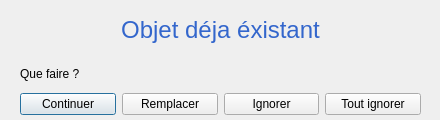
<?xml version="1.0" encoding="UTF-8"?>
<ui version="4.0">
 <class>Dialog</class>
 <widget class="QDialog" name="Dialog">
  <property name="geometry">
   <rect>
    <x>0</x>
    <y>0</y>
    <width>440</width>
    <height>120</height>
   </rect>
  </property>
  <property name="minimumSize">
   <size>
    <width>340</width>
    <height>120</height>
   </size>
  </property>
  <property name="maximumSize">
   <size>
    <width>440</width>
    <height>120</height>
   </size>
  </property>
  <property name="windowTitle">
   <string>Dialog</string>
  </property>
  <widget class="QLabel" name="labelTitle_alreadyExistingObject">
   <property name="geometry">
    <rect>
     <x>0</x>
     <y>0</y>
     <width>441</width>
     <height>60</height>
    </rect>
   </property>
   <property name="font">
    <font>
     <family>MS Shell Dlg 2</family>
    </font>
   </property>
   <property name="text">
    <string>&lt;html&gt;&lt;head/&gt;&lt;body&gt;&lt;p&gt;&lt;span style=&quot; font-size:18pt; color:#3366cc;&quot;&gt;Objet déja éxistant&lt;/span&gt;&lt;/p&gt;&lt;/body&gt;&lt;/html&gt;</string>
   </property>
   <property name="alignment">
    <set>Qt::AlignCenter</set>
   </property>
  </widget>
  <widget class="QWidget" name="verticalLayoutWidget">
   <property name="geometry">
    <rect>
     <x>20</x>
     <y>60</y>
     <width>401</width>
     <height>55</height>
    </rect>
   </property>
   <layout class="QVBoxLayout" name="horizontalLayout_validateReplaceIgnore">
    <item>
     <widget class="QLabel" name="label">
      <property name="text">
       <string>Que faire ?</string>
      </property>
     </widget>
    </item>
    <item>
     <layout class="QHBoxLayout" name="horizontalLayout">
      <item>
       <widget class="QPushButton" name="pushButton_continue">
        <property name="text">
         <string>Continuer</string>
        </property>
       </widget>
      </item>
      <item>
       <widget class="QPushButton" name="pushButton_replace">
        <property name="text">
         <string>Remplacer</string>
        </property>
       </widget>
      </item>
      <item>
       <widget class="QPushButton" name="pushButton_ignore">
        <property name="text">
         <string>Ignorer</string>
        </property>
       </widget>
      </item>
      <item>
       <widget class="QPushButton" name="pushButton_ignoreAll">
        <property name="text">
         <string>Tout ignorer</string>
        </property>
       </widget>
      </item>
     </layout>
    </item>
   </layout>
  </widget>
 </widget>
 <resources/>
 <connections/>
</ui>
